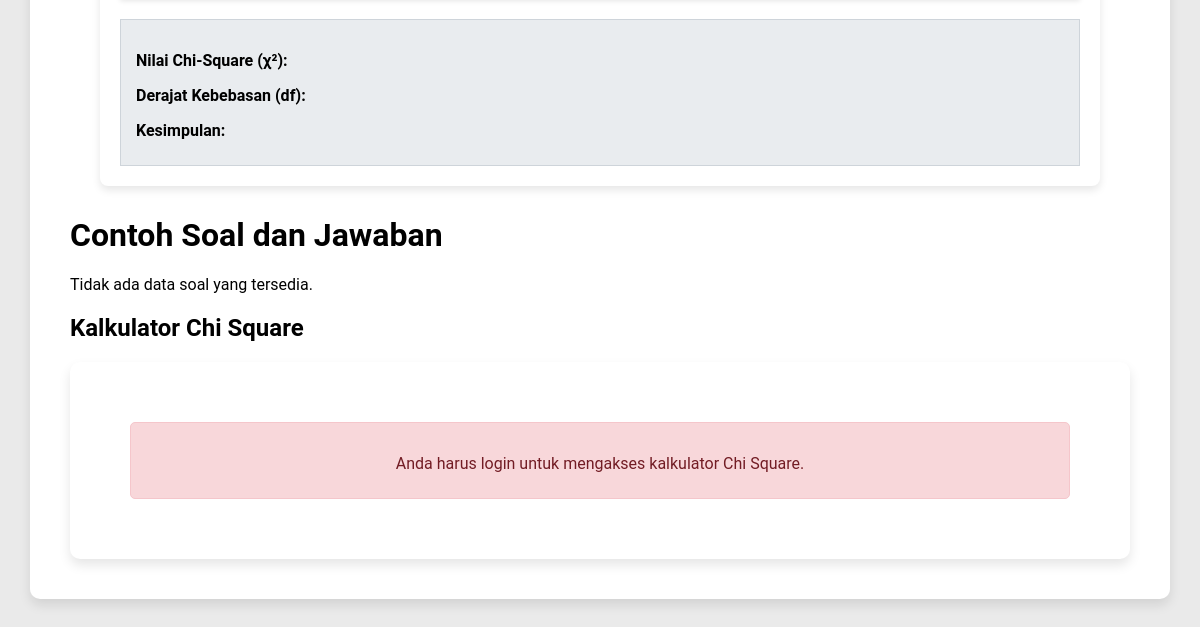
The app's page /square.php (lower part), older data.
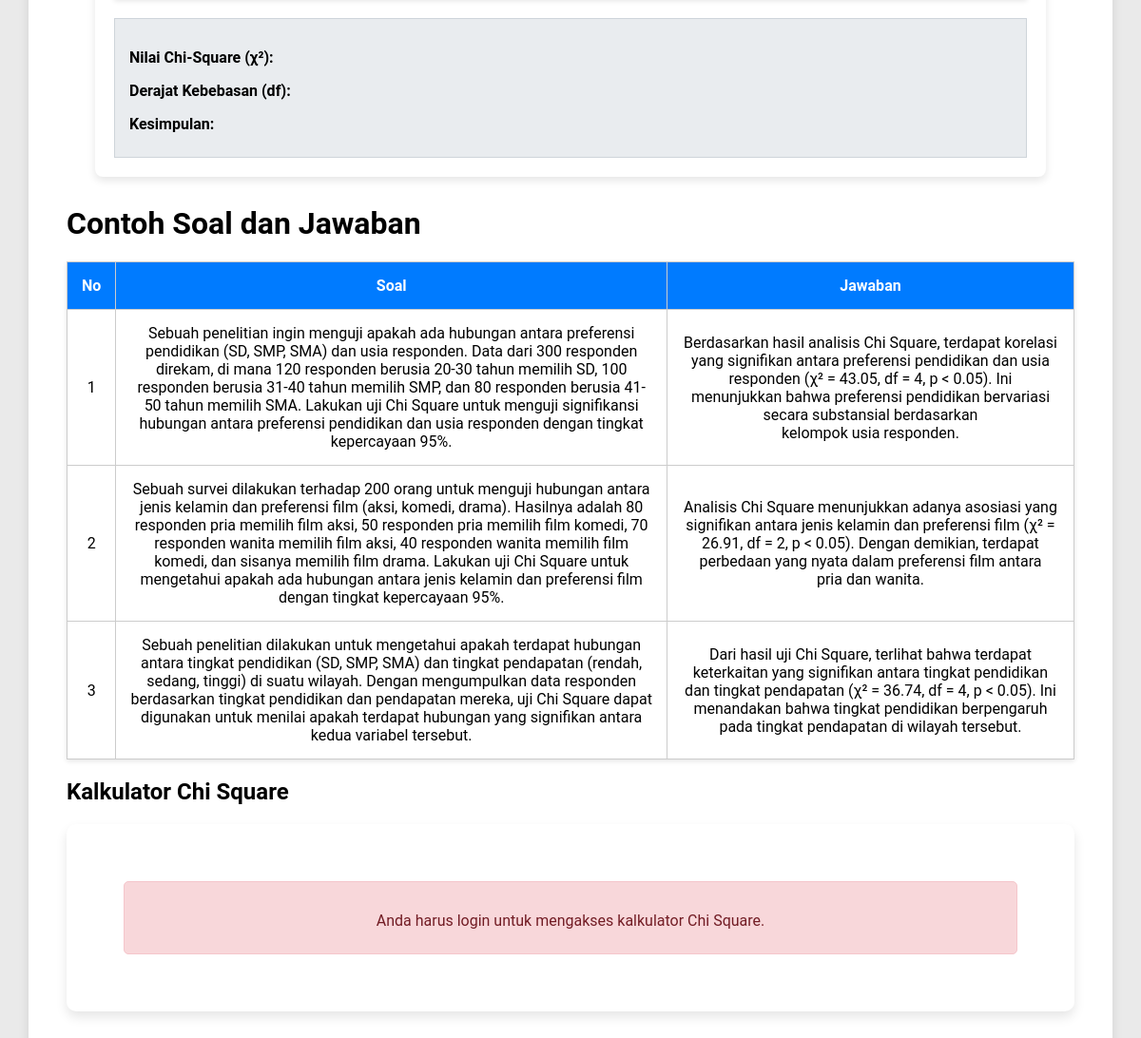
The same page, newer data.
### tables this page shows
CREATE TABLE `soal_square` (
  `id_soal` varchar(5) NOT NULL,
  `soal` longtext NOT NULL,
  `jawaban` longtext NOT NULL
);

### square.php (the view, shortened to what the changed rows need)
<?php
include("connect.php");
?>
<!DOCTYPE html>
<html lang="id">
<head>
</head>
<body>
    <div class="materi">
        <div class="contoh-soal" id="contoh-soal">
                    <h1>Contoh Soal dan Jawaban</h1>
                    <?php
                    $query = "SELECT * FROM soal_square";
                    $result = mysqli_query($connect, $query);
                    if (mysqli_num_rows($result) > 0) {
                        echo "<table border='1' cellspacing='0' cellpadding='10'>";
                        echo "<tr>
                              <th>No</th>
                              <th>Soal</th>
                              <th>Jawaban</th>
                              </tr>";
                        $no = 1;
                        while ($row = mysqli_fetch_assoc($result)) {
                            echo "<tr>";
                            echo "<td>" . $no++ . "</td>";
                            echo "<td>" . htmlspecialchars($row['soal']) . "</td>";
                            echo "<td>" . htmlspecialchars($row['jawaban']) . "</td>";
                            echo "</tr>";
                        }
                        echo "</table>";
                    } else {
                        echo "<p>Tidak ada data soal yang tersedia.</p>";
                    }
                    ?>
                </div>
        <h2>Kalkulator Chi Square</h2>
    </div>
</body>
</html>

Row changes from the older to the newer data that the page shows:
added soal_square: soal "Sebuah penelitian ingin menguji apakah ada hubungan antara preferensi pendidikan (SD, SMP, SMA) dan usia responden. Data dari 300 responden direkam, di mana 120 responden berusia 20-30 tahun memilih SD, 100 responden berusia 31-40 tahun memilih SMP, dan 80 responden berusia 41-50 tahun memilih SMA. Lakukan uji Chi Square untuk menguji signifikansi hubungan antara preferensi pendidikan dan usia responden dengan tingkat kepercayaan 95%.", jawaban "Berdasarkan hasil analisis Chi Square, terdapat korelasi yang signifikan antara preferensi pendidikan dan usia responden (χ² = 43.05, df = 4, p < 0.05). Ini menunjukkan bahwa preferensi pendidikan bervariasi secara substansial berdasarkan kelompok usia responden."
added soal_square: soal "Sebuah survei dilakukan terhadap 200 orang untuk menguji hubungan antara jenis kelamin dan preferensi film (aksi, komedi, drama). Hasilnya adalah 80 responden pria memilih film aksi, 50 responden pria memilih film komedi, 70 responden wanita memilih film aksi, 40 responden wanita memilih film komedi, dan sisanya memilih film drama. Lakukan uji Chi Square untuk mengetahui apakah ada hubungan antara jenis kelamin dan preferensi film dengan tingkat kepercayaan 95%.", jawaban "Analisis Chi Square menunjukkan adanya asosiasi yang signifikan antara jenis kelamin dan preferensi film (χ² = 26.91, df = 2, p < 0.05). Dengan demikian, terdapat perbedaan yang nyata dalam preferensi film antara pria dan wanita."
added soal_square: soal "Sebuah penelitian dilakukan untuk mengetahui apakah terdapat hubungan antara tingkat pendidikan (SD, SMP, SMA) dan tingkat pendapatan (rendah, sedang, tinggi) di suatu wilayah. Dengan mengumpulkan data responden berdasarkan tingkat pendidikan dan pendapatan mereka, uji Chi Square dapat digunakan untuk menilai apakah terdapat hubungan yang signifikan antara kedua variabel tersebut.", jawaban "Dari hasil uji Chi Square, terlihat bahwa terdapat keterkaitan yang signifikan antara tingkat pendidikan dan tingkat pendapatan (χ² = 36.74, df = 4, p < 0.05). Ini menandakan bahwa tingkat pendidikan berpengaruh pada tingkat pendapatan di wilayah tersebut."
Text that changed along with them:
text no longer shown: "Tidak ada data soal yang tersedia."
text now shown: "No Soal Jawaban"
